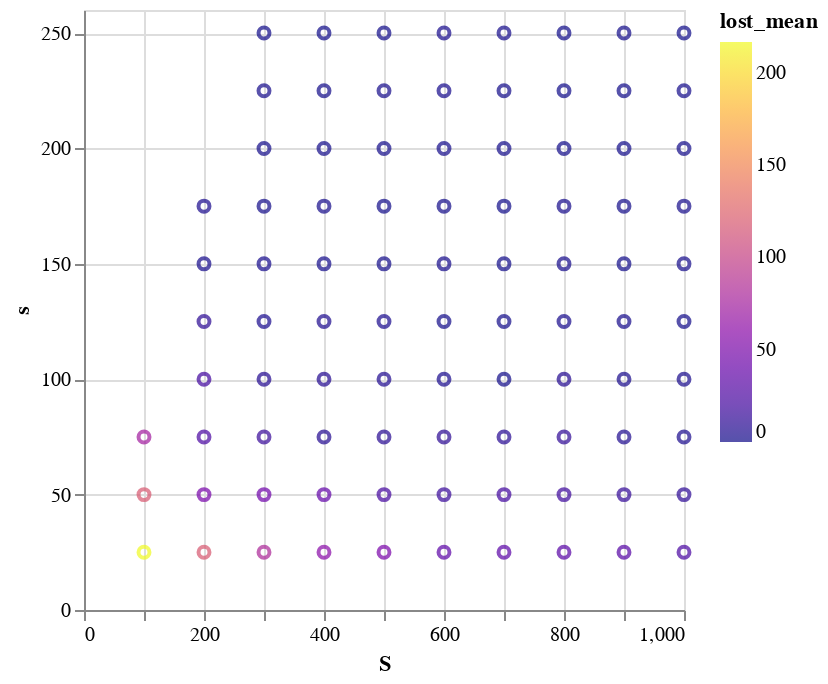

This figure's notebook cell:
### Code cell
# using PyPlot
# using PyCall 

using VegaLite
df |> @vlplot(:point, x=:S, y=:s, color={:lost_mean, scale={scheme=:plasma}})

        # scatter(df.S[more500],
#         df.s[more500], 
#         c=df.lost_mean[more500] )
# xlabel("S - target wharehouse stock ")
# ylabel("s - reorder point")
# colorbar()
# title("Lost orders")

# scatter(df.S[Not(more500)],
#         df.s[Not(more500)], 
#         c="gray")
# show()
# savefig(raw"c:\temp\lost_orders.png")

### Figure 1 — Vega-Lite specification as saved in the notebook (floating-point values rounded to 4 significant figures)
{"data": {"values": [{"N": 100, "S": 100, "lost_mean": 216.7, "lost_std": 86.95, "m": 90, "profit_mean": 2971.0, "profit_std": 188.0, "s": 25}, {"N": 100, "S": 200, "lost_mean": 118.9, "lost_std": 62.05, "m": 90, "profit_mean": 3580.0, "profit_std": 143.2, "s": 25}, {"N": 100, "S": 300, "lost_mean": 81.2, "lost_std": 61.19, "m": 90, "profit_mean": 3488.0, "profit_std": 233.7, "s": 25}, {"N": 100, "S": 400, "lost_mean": 60.11, "lost_std": 45.89, "m": 90, "profit_mean": 3081.0, "profit_std": 179.8, "s": 25}, {"N": 100, "S": 500, "lost_mean": 50.72, "lost_std": 46.58, "m": 90, "profit_mean": 2631.0, "profit_std": 167.0, "s": 25}, {"N": 100, "S": 600, "lost_mean": 34.57, "lost_std": 38.67, "m": 90, "profit_mean": 2547.0, "profit_std": 258.5, "s": 25}, {"N": 100, "S": 700, "lost_mean": 33.52, "lost_std": 31.95, "m": 90, "profit_mean": 1684.0, "profit_std": 168.9, "s": 25}, {"N": 100, "S": 800, "lost_mean": 32.05, "lost_std": 34.97, "m": 90, "profit_mean": 1201.0, "profit_std": 281.2, "s": 25}, {"N": 100, "S": 900, "lost_mean": 30.45, "lost_std": 37.83, "m": 90, "profit_mean": 1367.0, "profit_std": 302.6, "s": 25}, {"N": 100, "S": 1000, "lost_mean": 24.22, "lost_std": 28.8, "m": 90, "profit_mean": 419.8, "profit_std": 221.2, "s": 25}, {"N": 100, "S": 100, "lost_mean": 118.7, "lost_std": 73.55, "m": 90, "profit_mean": 2661.0, "profit_std": 141.7, "s": 50}, {"N": 100, "S": 200, "lost_mean": 49.21, "lost_std": 49.33, "m": 90, "profit_mean": 3534.0, "profit_std": 159.4, "s": 50}, {"N": 100, "S": 300, "lost_mean": 44.28, "lost_std": 55.6, "m": 90, "profit_mean": 3395.0, "profit_std": 188.3, "s": 50}, {"N": 100, "S": 400, "lost_mean": 37.86, "lost_std": 48.18, "m": 90, "profit_mean": 3061.0, "profit_std": 190.9, "s": 50}, {"N": 100, "S": 500, "lost_mean": 21.04, "lost_std": 31.87, "m": 90, "profit_mean": 2722.0, "profit_std": 214.7, "s": 50}, {"N": 100, "S": 600, "lost_mean": 16.11, "lost_std": 27.83, "m": 90, "profit_mean": 2407.0, "profit_std": 282.1, "s": 50}, {"N": 100, "S": 700, "lost_mean": 20.11, "lost_std": 29.27, "m": 90, "profit_mean": 1643.0, "profit_std": 171.3, "s": 50}, {"N": 100, "S": 800, "lost_mean": 18.19, "lost_std": 32.82, "m": 90, "profit_mean": 1014.0, "profit_std": 189.3, "s": 50}, {"N": 100, "S": 900, "lost_mean": 13.63, "lost_std": 25.36, "m": 90, "profit_mean": 1232.0, "profit_std": 324.8, "s": 50}, {"N": 100, "S": 1000, "lost_mean": 9.96, "lost_std": 26.5, "m": 90, "profit_mean": 435.8, "profit_std": 259.2, "s": 50}, {"N": 100, "S": 100, "lost_mean": 74.03, "lost_std": 56.15, "m": 90, "profit_mean": 1855.0, "profit_std": 251.1, "s": 75}, {"N": 100, "S": 200, "lost_mean": 24.44, "lost_std": 32.93, "m": 90, "profit_mean": 3346.0, "profit_std": 164.2, "s": 75}, {"N": 100, "S": 300, "lost_mean": 14.97, "lost_std": 26.36, "m": 90, "profit_mean": 3300.0, "profit_std": 171.8, "s": 75}, {"N": 100, "S": 400, "lost_mean": 6.17, "lost_std": 14.59, "m": 90, "profit_mean": 3036.0, "profit_std": 209.7, "s": 75}, {"N": 100, "S": 500, "lost_mean": 7.34, "lost_std": 24.49, "m": 90, "profit_mean": 2687.0, "profit_std": 239.6, "s": 75}, {"N": 100, "S": 600, "lost_mean": 9.68, "lost_std": 26.74, "m": 90, "profit_mean": 2028.0, "profit_std": 263.9, "s": 75}, {"N": 100, "S": 700, "lost_mean": 7.85, "lost_std": 21.54, "m": 90, "profit_mean": 1679.0, "profit_std": 207.2, "s": 75}, {"N": 100, "S": 800, "lost_mean": 11.43, "lost_std": 24.39, "m": 90, "profit_mean": 914.7, "profit_std": 153.5, "s": 75}, {"N": 100, "S": 900, "lost_mean": 4.52, "lost_std": 15.27, "m": 90, "profit_mean": 682.5, "profit_std": 436.0, "s": 75}, {"N": 100, "S": 1000, "lost_mean": 3.27, "lost_std": 14.69, "m": 90, "profit_mean": 439.7, "profit_std": 268.4, "s": 75}, {"N": 100, "S": 200, "lost_mean": 20.08, "lost_std": 32.72, "m": 90, "profit_mean": 3020.0, "profit_std": 160.1, "s": 100}, {"N": 100, "S": 300, "lost_mean": 5.76, "lost_std": 15.63, "m": 90, "profit_mean": 3120.0, "profit_std": 168.2, "s": 100}, {"N": 100, "S": 400, "lost_mean": 6.26, "lost_std": 17.33, "m": 90, "profit_mean": 2795.0, "profit_std": 187.5, "s": 100}, {"N": 100, "S": 500, "lost_mean": 5.26, "lost_std": 26.62, "m": 90, "profit_mean": 2386.0, "profit_std": 263.1, "s": 100}, {"N": 100, "S": 600, "lost_mean": 2.97, "lost_std": 13.15, "m": 90, "profit_mean": 1829.0, "profit_std": 170.4, "s": 100}, {"N": 100, "S": 700, "lost_mean": 0.49, "lost_std": 2.714, "m": 90, "profit_mean": 1684.0, "profit_std": 251.0, "s": 100}, {"N": 100, "S": 800, "lost_mean": 5.79, "lost_std": 19.28, "m": 90, "profit_mean": 814.1, "profit_std": 186.5, "s": 100}, {"N": 100, "S": 900, "lost_mean": 2.51, "lost_std": 7.849, "m": 90, "profit_mean": 293.4, "profit_std": 355.2, "s": 100}, {"N": 100, "S": 1000, "lost_mean": 2.53, "lost_std": 12.01, "m": 90, "profit_mean": 428.7, "profit_std": 255.3, "s": 100}, {"N": 100, "S": 200, "lost_mean": 9.32, "lost_std": 21.77, "m": 90, "profit_mean": 2615.0, "profit_std": 187.4, "s": 125}, {"N": 100, "S": 300, "lost_mean": 2.89, "lost_std": 12.87, "m": 90, "profit_mean": 2913.0, "profit_std": 175.1, "s": 125}, {"N": 100, "S": 400, "lost_mean": 4.37, "lost_std": 18.41, "m": 90, "profit_mean": 2680.0, "profit_std": 174.4, "s": 125}, {"N": 100, "S": 500, "lost_mean": 3.27, "lost_std": 18.35, "m": 90, "profit_mean": 2228.0, "profit_std": 205.3, "s": 125}, {"N": 100, "S": 600, "lost_mean": 0.92, "lost_std": 5.365, "m": 90, "profit_mean": 1772.0, "profit_std": 162.0, "s": 125}, {"N": 100, "S": 700, "lost_mean": 0.75, "lost_std": 6.127, "m": 90, "profit_mean": 1546.0, "profit_std": 273.8, "s": 125}, {"N": 100, "S": 800, "lost_mean": 2.17, "lost_std": 11.35, "m": 90, "profit_mean": 722.5, "profit_std": 207.4, "s": 125}, {"N": 100, "S": 900, "lost_mean": 1.94, "lost_std": 8.283, "m": 90, "profit_mean": 59.79, "profit_std": 220.4, "s": 125}, {"N": 100, "S": 1000, "lost_mean": 1.12, "lost_std": 8.36, "m": 90, "profit_mean": 268.2, "profit_std": 409.6, "s": 125}, {"N": 100, "S": 200, "lost_mean": 1.83, "lost_std": 7.364, "m": 90, "profit_mean": 1971.0, "profit_std": 248.2, "s": 150}, {"N": 100, "S": 300, "lost_mean": 2.02, "lost_std": 8.678, "m": 90, "profit_mean": 2672.0, "profit_std": 166.8, "s": 150}, {"N": 100, "S": 400, "lost_mean": 1.22, "lost_std": 6.332, "m": 90, "profit_mean": 2498.0, "profit_std": 185.3, "s": 150}, {"N": 100, "S": 500, "lost_mean": 0.56, "lost_std": 3.304, "m": 90, "profit_mean": 2149.0, "profit_std": 210.3, "s": 150}, {"N": 100, "S": 600, "lost_mean": 1.99, "lost_std": 10.52, "m": 90, "profit_mean": 1815.0, "profit_std": 190.3, "s": 150}, {"N": 100, "S": 700, "lost_mean": 0.28, "lost_std": 1.97, "m": 90, "profit_mean": 1135.0, "profit_std": 327.2, "s": 150}, {"N": 100, "S": 800, "lost_mean": 1.81, "lost_std": 10.05, "m": 90, "profit_mean": 737.3, "profit_std": 205.5, "s": 150}, {"N": 100, "S": 900, "lost_mean": 0.44, "lost_std": 3.211, "m": 90, "profit_mean": -37.01, "profit_std": 181.7, "s": 150}, {"N": 100, "S": 1000, "lost_mean": 1.6, "lost_std": 8.836, "m": 90, "profit_mean": -236.9, "profit_std": 504.6, "s": 150}, {"N": 100, "S": 200, "lost_mean": 3.27, "lost_std": 12.66, "m": 90, "profit_mean": 1035.0, "profit_std": 341.2, "s": 175}, {"N": 100, "S": 300, "lost_mean": 0.71, "lost_std": 3.718, "m": 90, "profit_mean": 2395.0, "profit_std": 204.6, "s": 175}, {"N": 100, "S": 400, "lost_mean": 1.75, "lost_std": 12.91, "m": 90, "profit_mean": 2298.0, "profit_std": 193.7, "s": 175}, {"N": 100, "S": 500, "lost_mean": 0.36, "lost_std": 3.6, "m": 90, "profit_mean": 1958.0, "profit_std": 253.7, "s": 175}, {"N": 100, "S": 600, "lost_mean": 0.67, "lost_std": 4.29, "m": 90, "profit_mean": 1650.0, "profit_std": 249.8, "s": 175}, {"N": 100, "S": 700, "lost_mean": 0.02, "lost_std": 0.2, "m": 90, "profit_mean": 917.8, "profit_std": 235.5, "s": 175}, {"N": 100, "S": 800, "lost_mean": 1.83, "lost_std": 11.84, "m": 90, "profit_mean": 726.0, "profit_std": 225.6, "s": 175}, {"N": 100, "S": 900, "lost_mean": 1.06, "lost_std": 10.6, "m": 90, "profit_mean": -147.6, "profit_std": 192.0, "s": 175}, {"N": 100, "S": 1000, "lost_mean": 1.49, "lost_std": 9.63, "m": 90, "profit_mean": -507.8, "profit_std": 447.0, "s": 175}, {"N": 100, "S": 300, "lost_mean": 0.68, "lost_std": 6.501, "m": 90, "profit_mean": 2052.0, "profit_std": 166.2, "s": 200}, {"N": 100, "S": 400, "lost_mean": 0.82, "lost_std": 5.342, "m": 90, "profit_mean": 2143.0, "profit_std": 205.2, "s": 200}, {"N": 100, "S": 500, "lost_mean": 0.79, "lost_std": 4.759, "m": 90, "profit_mean": 1773.0, "profit_std": 192.5, "s": 200}, {"N": 100, "S": 600, "lost_mean": 1.25, "lost_std": 7.63, "m": 90, "profit_mean": 1365.0, "profit_std": 268.6, "s": 200}, {"N": 100, "S": 700, "lost_mean": 0.72, "lost_std": 4.999, "m": 90, "profit_mean": 807.7, "profit_std": 167.1, "s": 200}, {"N": 100, "S": 800, "lost_mean": 0.33, "lost_std": 2.075, "m": 90, "profit_mean": 690.9, "profit_std": 228.5, "s": 200}, {"N": 100, "S": 900, "lost_mean": 0.38, "lost_std": 2.643, "m": 90, "profit_mean": -141.6, "profit_std": 207.5, "s": 200}, {"N": 100, "S": 1000, "lost_mean": 0.52, "lost_std": 5.2, "m": 90, "profit_mean": -772.4, "profit_std": 332.4, "s": 200}, {"N": 100, "S": 300, "lost_mean": 1.5, "lost_std": 7.679, "m": 90, "profit_mean": 1663.0, "profit_std": 212.2, "s": 225}, {"N": 100, "S": 400, "lost_mean": 0.7, "lost_std": 4.925, "m": 90, "profit_mean": 1931.0, "profit_std": 173.8, "s": 225}, {"N": 100, "S": 500, "lost_mean": 1.65, "lost_std": 13.06, "m": 90, "profit_mean": 1677.0, "profit_std": 206.9, "s": 225}, {"N": 100, "S": 600, "lost_mean": 2.13, "lost_std": 12.45, "m": 90, "profit_mean": 1233.0, "profit_std": 224.1, "s": 225}, {"N": 100, "S": 700, "lost_mean": 0.93, "lost_std": 6.245, "m": 90, "profit_mean": 808.2, "profit_std": 207.0, "s": 225}, {"N": 100, "S": 800, "lost_mean": 0.1, "lost_std": 1.0, "m": 90, "profit_mean": 534.7, "profit_std": 304.1, "s": 225}, {"N": 100, "S": 900, "lost_mean": 0.48, "lost_std": 4.071, "m": 90, "profit_mean": -243.1, "profit_std": 201.2, "s": 225}, {"N": 100, "S": 1000, "lost_mean": 1.32, "lost_std": 7.085, "m": 90, "profit_mean": -954.2, "profit_std": 197.8, "s": 225}, {"N": 100, "S": 300, "lost_mean": 0.4, "lost_std": 2.814, "m": 90, "profit_mean": 1027.0, "profit_std": 254.7, "s": 250}, {"N": 100, "S": 400, "lost_mean": 0.1, "lost_std": 1.0, "m": 90, "profit_mean": 1651.0, "profit_std": 172.6, "s": 250}, {"N": 100, "S": 500, "lost_mean": 0.21, "lost_std": 1.671, "m": 90, "profit_mean": 1489.0, "profit_std": 226.6, "s": 250}, {"N": 100, "S": 600, "lost_mean": 2.18, "lost_std": 13.83, "m": 90, "profit_mean": 1213.0, "profit_std": 196.8, "s": 250}, {"N": 100, "S": 700, "lost_mean": 1.76, "lost_std": 15.12, "m": 90, "profit_mean": 799.0, "profit_std": 176.6, "s": 250}, {"N": 100, "S": 800, "lost_mean": 0.03, "lost_std": 0.3, "m": 90, "profit_mean": 168.5, "profit_std": 342.2, "s": 250}, {"N": 100, "S": 900, "lost_mean": 0.96, "lost_std": 7.126, "m": 90, "profit_mean": -275.2, "profit_std": 195.9, "s": 250}, {"N": 100, "S": 1000, "lost_mean": 0, "lost_std": 0, "m": 90, "profit_mean": -1019.0, "profit_std": 171.7, "s": 250}]}, "encoding": {"color": {"field": "lost_mean", "scale": {"scheme": "plasma"}, "type": "quantitative"}, "x": {"field": "S", "type": "quantitative"}, "y": {"field": "s", "type": "quantitative"}}, "mark": "point"}
